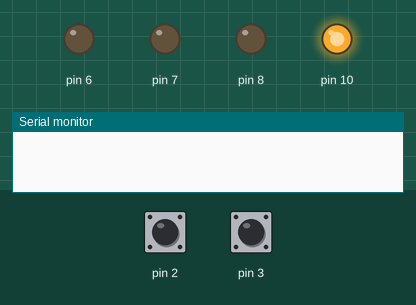
The sketch below on a simulated Arduino Uno, built with avr-gcc and run on an emulated ATmega328P. Shown: output pins drawn as LEDs (lit = HIGH), the last lines printed to the serial monitor. The test bench sets the inputs (shaded band); at power-on: pin 2 LOW, pin 3 LOW.

Above: at 1.14 s.
1.4 s: pin 2 pulsed HIGH 5 times (0.12 s each, 0.3 s apart)
At 1.74 s:
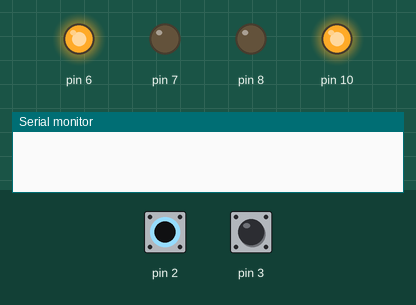
At 3.42 s:
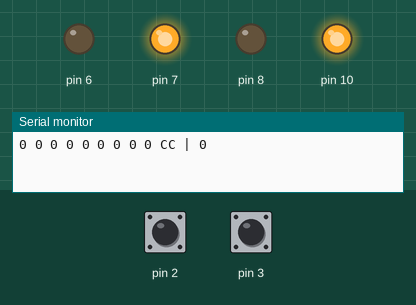
4.4 s: pin 3 pulsed HIGH 2 times (0.12 s each, 0.3 s apart)
At 4.7 s:
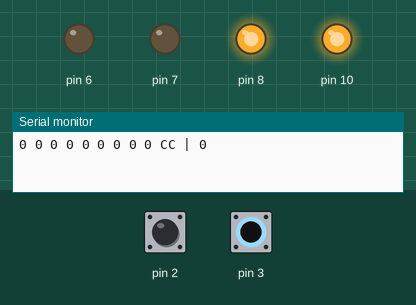
Timing chart, 0 to 13.4 s (numbered marks = the images above; inputs shaded):
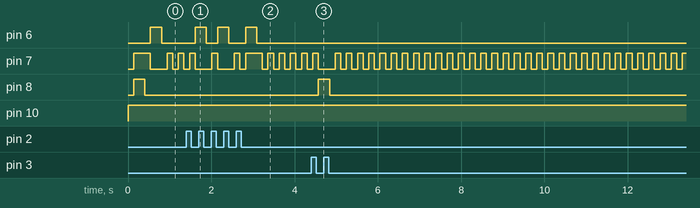

Measured:
- after the input at 1.4 s, pin 6: goes HIGH 0.27 s, LOW 0.27 s, HIGH 0.27 s, LOW 0.40 s, HIGH 0.27 s, then LOW, starting after 0.21 s
- after the input at 4.4 s, pin 8: LOW → HIGH after 0.17 s, → LOW 0.27 s later

The sketch:

SPI_RTX.ino
```cpp
/**
 * Title: SPI RECEPTION/TRANSMISSION BASE ON ATMEGA328P MICROCONTROLLER (ARDUINO UNO BOARD)
 * Author: Filippo Valmori
 * Date: 26/05/2021
**/


/****************************/
/*** PRAGMA AND LIBRARIES ***/
/****************************/

#pragma GCC optimize ("-O0")                                // disable compiler optimization


/*****************/
/*** CONSTANTS ***/
/*****************/

const uint32_t FreqOsc = 16000000;                          // Oscillator frequency [Hz]
#define BUF_DIM          20                                 // Tx/Rx buffer size [B]
#define RB_125K          1                                  // SPI RATE = 125 kb/s (i.e. SCK = 250 kHz)
#define RB_500K          3                                  // SPI RATE = 500 kb/s (i.e. SCK = 1 MHz)
#define RB_1M            4                                  // SPI RATE = 1 Mb/s (i.e. SCK = 2 MHz)
#define EIDLE           12                                  // EEPROM idle mode (not reading nor writing)
#define ERDTx           13                                  // EEPROM read data mode
#define EWCS1           14                                  // EEPROM write data mode (pt.1 - check status register's WIP flag)
#define EWLE2           15                                  // EEPROM write data mode (pt.2 - enable writing latch)
#define EWCS3           16                                  // EEPROM write data mode (pt.3 - check status register's WEL flag)
#define EWDT4           17                                  // EEPROM write data mode (pt.4 - write data)
#define ERSSx           18                                  // EEPROM read status register mode (standalone)
#define EWSSx           19                                  // EEPROM write status register mode (standalone)
#define EWLSx           20                                  // EEPROM write latch enable mode (standalone)


/******************/
/*** PARAMETERS ***/
/******************/

uint32_t Rate = RB_500K;                                    // UART Tx/Rx baud rate
#define eAddr  0x20                                         // EEPROM address to be read/written
uint8_t eLen = 9;                                           // Number of bytes be read/written from/to EPPROM (NB: max. 16)
uint8_t eVal = 0x10;                                        // Value to written into external EPPROM


/*****************/
/*** VARIABLES ***/
/*****************/

uint8_t TxBuf[BUF_DIM];                                     // TX SPI buffer
uint8_t RxBuf[BUF_DIM];                                     // RX SPI buffer (defined in 16-bit so it can work for both SPI's 8- and 16-bit widths)
uint8_t TxLen = 0;                                          // Overall SPI stream length to be transmitted [B]
uint8_t TxIdx = 0;                                          // Current index over SPI stream transmission
uint8_t RxIdx = 0;                                          // Current index over SPI stream reception
uint8_t MemMode = EIDLE;                                    // EEPROM SPI mode
uint8_t MemWrAddr;                                          // EEPROM writing address (NB: MSb is not used, and the 4 LSb shall be "0" since memory is page-wise written)
uint8_t MemWrLen;                                           // EEPROM writing length [B] (NB: at most 16 bytes at a time)
uint8_t eStReg = 0xAA;                                      // EEPROM status register
bool StBTNR = false;                                        // state of reading button ("1" means pressed, "0" released)
bool StBTNW = false;                                        // state of writing button
bool StLEDR = false;                                        // State of red LED ("1" means on, "0" off)
bool StLEDG = false;                                        // State of green LED
bool StLEDB = false;                                        // State of blue LED


/************/
/*** MAIN ***/
/************/

int main(){

  /* Setup */
  Init_GPIOs();                                             // initialize GPIOs
  Init_SPI();                                               // initialize SPI module
  Init_Timer();                                             // initialize internal timer
  memset(RxBuf,0xCC,BUF_DIM);                               // reset RxBuf content
  Serial.begin(38400);                                      // setup UART line (only for debug purpose)
  uint8_t i;
  uint8_t cnt = 0;
  /* Loop */
  while( 1 ){
    delay_ms(100);
    Toggle_LEDR();
    if( IsPushed_BTNR() && (!StBTNR) && (MemMode == EIDLE) ){        // trigger reading procedure (READ >> GREEN)
      StBTNR = true;
      Toggle_LEDG();
      delay_ms(200);
      Toggle_LEDG();
      Read_EEPROM(eAddr,eLen);
    } else if( StBTNR && (!IsPushed_BTNR()) ) {
      StBTNR = false;
    }
    if( IsPushed_BTNW() && (!StBTNW) && (MemMode == EIDLE) ){        // trigger writing procedure (WRITE >> BLUE)
      StBTNW = true;
      Toggle_LEDB();
      delay_ms(200);
      Toggle_LEDB();
      Write_EEPROM_pt1(eAddr,eLen);
    } else if( StBTNW && (!IsPushed_BTNW()) ) {
      StBTNW = false;
    }
    if( MemMode == EIDLE ){
      cnt++;
      if( cnt >= 10 ){                                      // just to slow down the printing rate
        cnt = 0;
        for( i=0; i<10; i++ ){                              // number of RxBuf bytes to be printed via UART
          Serial.print(RxBuf[i],HEX);
          Serial.print(" ");
        }
        Serial.print("| ");
        Serial.println(eStReg,HEX);
      }
    }
  }

}


/***********************/
/*** EXTRA FUNCTIONS ***/
/***********************/

/**
 *  Function to initialize GPIOs.
 **/
void Init_GPIOs( void ){
  DDRD &= 0xF7;                                             // set PD3 (BTNR) as input ("0")
  DDRD &= 0xFB;                                             // set PD2 (BTNW) as input ("0")
  DDRB |= 0x01;                                             // set PB0 (LEDG) as output ("1")
  DDRD |= 0x40;                                             // set PD6 (LEDB) as output ("1")
  DDRD |= 0x80;                                             // set PD7 (LEDR) as output ("1")
  Set_LEDG(StLEDG);                                         // initialize LEDG as off
  Set_LEDR(StLEDR);                                         // initialize LEDR as off
}

/**
 *  Function to read the value of reading button.
 **/
bool IsPushed_BTNR( void ){
  if( PIND & 0x08 ){
    return false;
  } else {
    return true;
  }
}

/**
 *  Function to read the value of writing button.
 **/
bool IsPushed_BTNW( void ){
  if( PIND & 0x04 ){
    return false;
  } else {
    return true;
  }
}

/**
 *  Function to turn on/off LEDG.
 **/
void Set_LEDG( bool State ){
  if( State ){
    PORTB |= 0x01;                                          // switch on green LED
  } else {
    PORTB &= 0xFE;                                          // switch off green LED
  }
}

/**
 *  Function to turn on/off LEDR.
 **/
void Set_LEDR( bool State ){
  if( State ){
    PORTD |= 0x80;                                          // switch on red LED
  } else {
    PORTD &= 0x7F;                                          // switch off red LED
  }
}

/**
 *  Function to turn on/off LEDB.
 **/
void Set_LEDB( bool State ){
  if( State ){
    PORTD |= 0x40;                                          // switch on blue LED
  } else {
    PORTD &= 0xBF;                                          // switch off blue LED
  }
}

/**
 *  Function to toggle LEDG.
 **/
void Toggle_LEDG( void ){
  if( StLEDG ){
    StLEDG = false;
  } else {
    StLEDG = true;
  }
  Set_LEDG(StLEDG);
}

/**
 *  Function to toggle LEDR.
 **/
void Toggle_LEDR( void ){
  if( StLEDR ){
    StLEDR = false;
  } else {
    StLEDR = true;
  }
  Set_LEDR(StLEDR);
}

/**
 *  Function to toggle LEDB.
 **/
void Toggle_LEDB( void ){
  if( StLEDB ){
    StLEDB = false;
  } else {
    StLEDB = true;
  }
  Set_LEDB(StLEDB);
}

/**
 *  Function to delay execution for a specified number of milliseconds.
 **/
void delay_ms( uint32_t val_ms ){
  uint32_t j;
  uint32_t Thr = 500*val_ms;                                // "500" is an approximated value (since experimentally Thr = 4M causes a delay of about 8 sec)
  for( j=0; j<Thr; j++ );
}

/**
 *  Function for initializing TC1 timer.
 **/
void Init_Timer( void ){
  /* Set Waveform Generation Mode */
  TCCR1A &= 0xFC;                                           // Set WGM11 and WGM10 bits (TCCR1A[1:0] = '00' for choosing CTC mode)
  TCCR1B &= 0xE7;                                           // Set WGM13 bit (TCCR1B[4] = '0' for choosing CTC mode)
  TCCR1B |= 0x08;                                           // Set WGM12 bit (TCCR1B[3] = '1' for choosing CTC mode)
  /* Set Output Compare register */
  OCR1A = 0x0014;                                           // Set OCR1A[15:0] to 20 (just a small time, to avoid nested SPI interrupts generation)
  TCCR1B &= 0xF8;                                           // Set CS12, CS11 and CS10 bits (TCCR1B[2:0] = '000' for no clock source, i.e. timer stopped)
  /* Reset counter value */
  TCNT1 = 0x0000;                                           // Set TCNT1[15:0] to 0
}

/**
 * Function for starting timer (TC1) counting.
 **/
void Start_Timer( void ){
  TCCR1B |= 0x01;                                           // Set CS12 and CS10 bits for choosing 1 as prescaler and start timer
  TIMSK1 |= 0x02;                                           // Set OCIEA bit (TIMSK1[1] = '1' for enabling Timer A Compare Match interrupt)
}


/**
 * Function for stopping and resetting timer (TC1) counting.
 **/
void Stop_Timer( void ){
  TIMSK1 &= 0xFD;                                           // Set OCIEA bit (TIMSK1[1] = '0' for disabling Timer A Compare Match interrupt)
  TCCR1B &= 0xF8;                                           // Set CS12, CS11 and CS10 bits (TCCR1B[2:0] = '000' for no clock source, i.e. timer stopped)
  TCNT1 = 0x0000;                                           // Set TCNT1[15:0] to 0 for resetting counter value
}


/**
 *	Function for initializing SPI interface.
 **/
void Init_SPI( void ){
  DDRB |= 0x20;                                             // set PB5 (SCK) as output ("1")
  DDRB |= 0x10;                                             // set PB4 (MISO/SDI) as input ("0")
  DDRB |= 0x08;                                             // set PB3 (MOSI/SDO) as output ("1")
  DDRB |= 0x04;                                             // set PB2 (SS/CS) as output ("1")
  PRR &= 0xFB;                                              // set PRSPI to "0" (disable SPI power reduction)
  switch( Rate ){                                           // set SCK rate
    case RB_1M:
      SPSR |= 0x01;                                         // set SPI2X0 = "1" (enable double-speed option)
      SPCR &= 0xFD;                                         // set SPR01 = "0"
      SPCR |= 0x01;                                         // set SPR00 = "1"
      break;
    case RB_500K:
      SPSR &= 0xFE;                                         // set SPI2X0 = "0" (disable double-speed option)
      SPCR &= 0xFD;                                         // set SPR01 = "0"
      SPCR |= 0x01;                                         // set SPR00 = "1"
      break;
    default:                                                // i.e. 125 kb/s
      SPSR &= 0xFE;                                         // set SPI2X0 = "0" (disable double-speed option)
      SPCR |= 0x02;                                         // set SPR01 = "1"
      SPCR &= 0xFE;                                         // set SPR00 = "0"
      break;
  }
  SPCR &= 0xDF;                                             // set DORD0 = "0" (MSB-first transfer mode)
  SPCR |= 0x10;                                             // set MSTR0 = "1" (MCU as Master)
  SPCR &= 0xF7;                                             // set CPOL = "0" (SCK stays low when idle)
  SPCR &= 0xF7;                                             // set CPOL = "0" (SCK stays low when idle)
  SPCR |= 0x40;                                             // set SPE0 = "1" (enable SPI module)
  SPCR |= 0x80;                                             // enable SPI interrupt
  SREG |= 0x80;                                             // enable global interrupt
  PullUp_SS();                                              // set CS line high by default
}

/* Function to pull up SPI SS/CS line */
void PullUp_SS( void ){
  PORTB |= 0x04;
}

/* Function to pull down SPI SS/CS line */
void PullDown_SS( void ){
  PORTB &= 0xFB;
}

/* Function for transmitting data over SPI */
void Send_SPI_TX( uint8_t Byte ){
  SPDR = Byte;
}

/* Function to read data from external EEPROM */
void Read_EEPROM( uint8_t Addr, uint8_t Len ){
    MemMode = ERDTx;                                        // set ID for state machine related to EEPROM
    TxLen = Len+2;                                          // set the length of the stream to be transmitted (adding 2 bytes for READ instruction and memory starting address)
    TxBuf[0] = 0x03;                                        // set READ instruction
    TxBuf[1] = Addr;                                        // set address to be read (NB: max value is 0x7F)
    memset(&TxBuf[2],0,Len);                                // set the rest of the Tx buffer to "0" by default
    PullDown_SS();                                          // a delay of 100 ns shall be be guaranteed between the falling edge of CS/SS and the first SCK edge
    Send_SPI_TX(TxBuf[0]);                                  // start SPI transmission
}

/* Function to write data into external EEPROM (pt.1 - check WIP) */
void Write_EEPROM_pt1( uint8_t Addr, uint8_t Len ){
    MemMode = EWCS1;                                        // state to check WIP flag
    MemWrAddr = Addr;                                       // store EEPROM starting address where to write
    MemWrLen = Len;                                         // store stream byte length to be written into EEPROM
    Check_EEPROM();                                         // read EEPROM status register
}

/* Function to write data into external EEPROM (pt.2 - write enable) */
void Write_EEPROM_pt2( void ){
    MemMode = EWLE2;                                        // state to enable writing latch
    WrLatchEn_EEPROM();
}

/* Function to write data into external EEPROM (pt.3 - check WEL) */
void Write_EEPROM_pt3( void ){
    MemMode = EWCS3;                                        // state to check WEL flag
    Check_EEPROM();                                         // read EEPROM status register
}

/* Function to write data into external EEPROM (pt.4 - write data) */
void Write_EEPROM_pt4( void ){
    uint8_t j;
    MemMode = EWDT4;                                        // state to transmit actual data
    TxLen = MemWrLen+2;                                     // set the length of the stream to be transmitted (adding 2 bytes for READ instruction and memory starting address)
    TxBuf[0] = 0x02;                                        // set WRITE instruction
    TxBuf[1] = MemWrAddr;
    for( j=2; j<TxLen; j++ ){
      TxBuf[j] = eVal++;                                    // write dummy data to be written (incremental)
    }
    PullDown_SS();
    Send_SPI_TX(TxBuf[0]);
}

/* Function to read external EEPROM's status register */
void Check_EEPROM( void ){
    TxLen = 2;                                              // set length of the stream to be transmitted
    TxBuf[0] = 0x05;                                        // set RDSR instruction
    TxBuf[1] = 0x00;                                        // set dummy byte value to "0"
    PullDown_SS();                                          // a delay of 100 ns shall be be guaranteed between the falling edge of CS/SS and the first SCK edge
    Send_SPI_TX(TxBuf[0]);                                  // start SPI transmission
}

/* Function to set EEPROM write enable latch */
void WrLatchEn_EEPROM( void ){
    TxLen = 1;                                              // single byte communication towards EEPROM
    TxBuf[0] = 0x06;                                        // set WREN instruction
    PullDown_SS();
    Send_SPI_TX(TxBuf[0]);
}

/* Function to protect/release EEPROM addresses */
void Protect_EEPROM( bool PrFlag ){
    MemMode = EWSSx;                                        // state to update the protection mode
    TxLen = 2;                                              // set length of the stream to be transmitted
    TxBuf[0] = 0x01;                                        // set WRSR instruction
    if( PrFlag ){                                           // set protection
        TxBuf[1] = 0xFF;                                    // set protection over all addresses
    } else {
        TxBuf[1] = 0x00;                                    // release protection over all addresses
    }
    PullDown_SS();                                          // a delay of 100 ns shall be be guaranteed between the falling edge of CS/SS and the first SCK edge
    Send_SPI_TX(TxBuf[0]);                                  // start SPI transmission
}


/**********************************/
/*** INTERRUPT SERVICE RUOTINES ***/
/**********************************/

/**
 * Interrupt Service Routine related to single SPI transfer completion.
 **/
ISR( SPI_STC_vect ){
  if( (MemMode == ERDTx) && (TxIdx > 1) ){                  // if in READ mode (and skipping the first 2 dummy bytes received)
        RxBuf[RxIdx] = SPDR;                                // read the received value on SDI
        RxIdx++;
  }
  TxIdx++;
  if( TxIdx < TxLen ){                                      // if Tx not completed yet, send remaining data of the stream
      Send_SPI_TX(TxBuf[TxIdx]);
  } else {                                                  // if Tx completed, reset the indeces, pull up SS and exit
      RxIdx = 0;
      TxIdx = 0;
      PullUp_SS();
      if( (MemMode == EWCS1) || (MemMode == EWLE2) || (MemMode == EWCS3) ){
        Start_Timer();
      } else {
        MemMode = EIDLE;
      }
  }
  // NB: SPI interrupt flag (SPIF) is cleared automatically by hardware once this ISR is executed (just like any other interrupt).
}

/**
 * Interrupt Service Routine triggered upon timer (TC1) expiration.
 **/
ISR( TIMER1_COMPA_vect ){
  Stop_Timer();
  switch( MemMode ){                                        // statee machine while writing into EEPROM
    case EWCS1:                                             // EEPROM writing (pt.1-2)
      eStReg = SPDR;                                        // read the received value on SDI
      if( (eStReg&0x01) == 0 ){                             // check that WIP = 0 before going on
        Write_EEPROM_pt2();
      } else {
        PullUp_SS();
        MemMode = EIDLE;
      }
      break;
    case EWLE2:                                             // EEPROM writing (pt.2-3)
      Write_EEPROM_pt3();
      break;
    case EWCS3:                                             // EEPROM writing (pt.3-4)
      eStReg = SPDR;                                        // read the received value on SDI
      if( eStReg&0x02 ){                                    // check that WEL = 1 before going on
        Write_EEPROM_pt4();
      } else {
        PullUp_SS();
        MemMode = EIDLE;
      }
      break;
    default:
      // do nothing
      break;
  }
}


/*** NOTES ***/

// [0] As hardware setup, use 1k-Ohm resistors for the LEDs and a 10k-Ohm resistor for the BTNs pull-up networks.
//     Moreover, keep EEPROM's HOLD and WP pins shorted to +5V.
```
